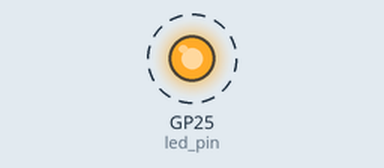
Bench run of a program on a simulated Raspberry Pi Pico running MicroPython. Shown: output pins drawn as LEDs (lit = HIGH). Dashed ring = blinking.

Above: at 0.2 s.
Timing chart, 0 to 3.0 s (numbered marks = the images above):
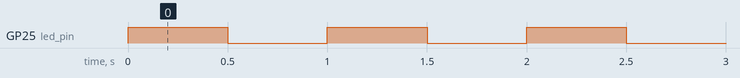

Measured:
- by itself, GP25 (led_pin): alternates HIGH for 0.50 s and LOW for 0.50 s

The program:

blink.py
```python
import machine
import time

# Define the onboard LED pin
led_pin = machine.Pin(25, machine.Pin.OUT)

# Main loop
while True:
    led_pin.on()      # Turn the LED on
    time.sleep(0.5)   # Wait for 0.5 seconds
    led_pin.off()     # Turn the LED off
    time.sleep(0.5)   # Wait for 0.5 seconds
t
```
